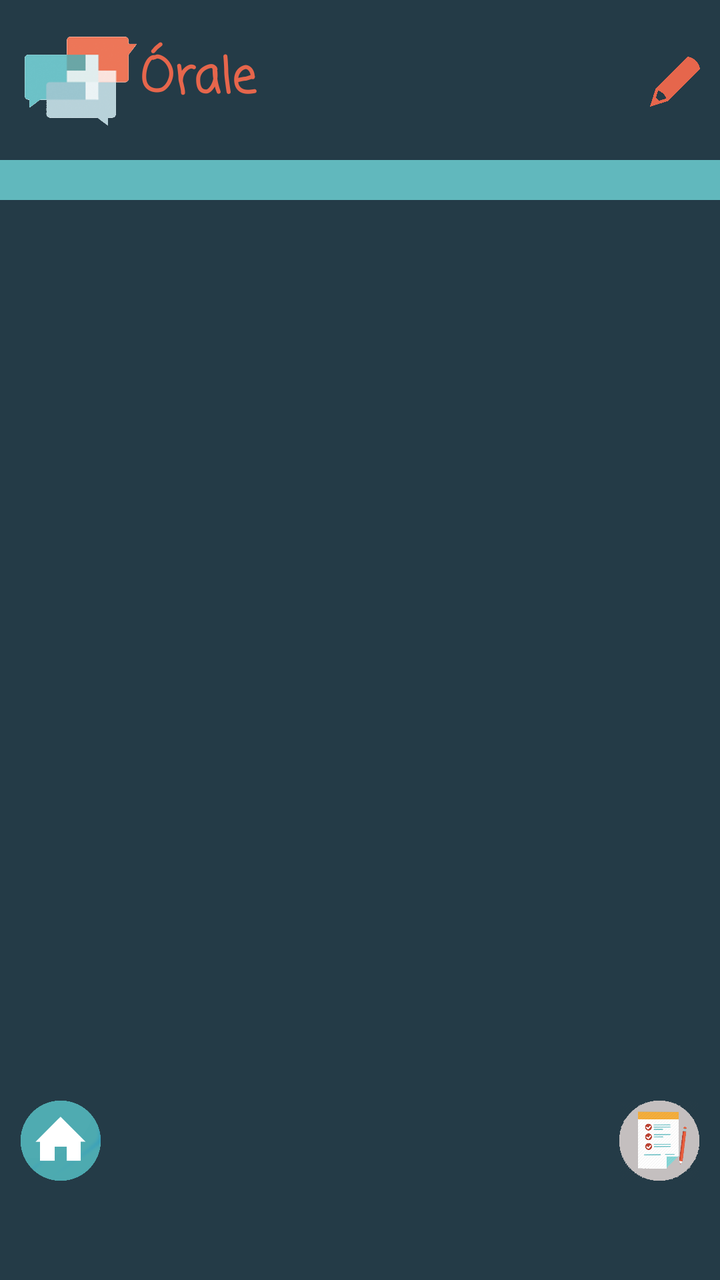
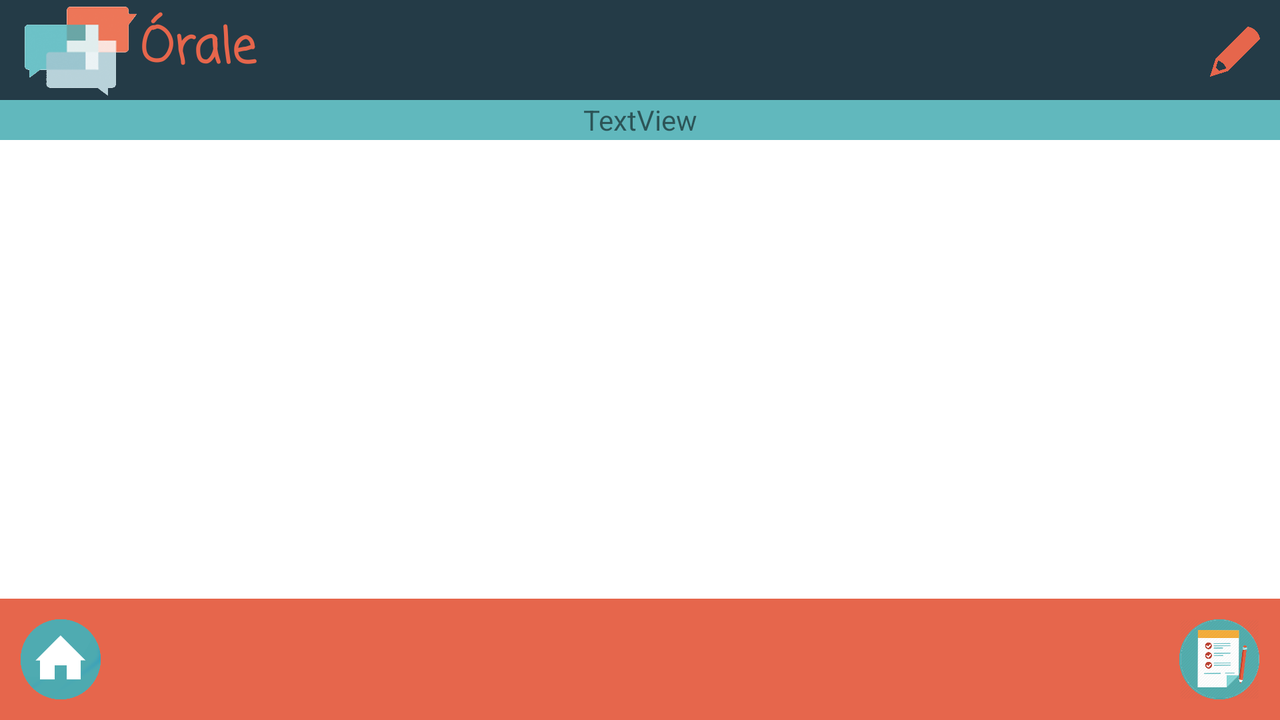

An Android layout and its configuration variant, each rendered on a device that would load it. The default file and the variant file are quoted in full after the pictures.
<!-- AndroidManifest.xml: application theme Orale -->
<!-- res/layout/show_confirmation.xml -->
<?xml version="1.0" encoding="utf-8"?>
<RelativeLayout xmlns:android="http://schemas.android.com/apk/res/android"
    xmlns:tools="http://schemas.android.com/tools"
    android:layout_width="match_parent"
    android:layout_height="match_parent"
    xmlns:app="http://schemas.android.com/apk/res-auto"
    tools:context="com.example.susananaranjovillamil.orale.MainActivity">


    <LinearLayout
        android:id="@+id/linearLayout1"
        android:layout_width="match_parent"
        android:layout_height="80dp"
        android:background="@color/colorfond_2"
        android:layout_alignParentStart="true"
        android:layout_alignParentTop="true"
        android:layout_marginLeft="0pt"
        android:layout_marginRight="0pt"
        android:layout_weight="0.22"
        android:orientation="horizontal"
        android:paddingLeft="10dp"
        android:paddingRight="10dp"
        android:weightSum="1">


        <ImageView
            android:id="@+id/imageView"
            android:layout_width="60dp"
            android:layout_height="match_parent"
            android:padding="1dp"
            app:srcCompat="@drawable/logo" />

        <TextView
            android:id="@+id/editText"
            android:layout_width="79dp"
            android:layout_height="match_parent"
            android:ems="10"
            android:fontFamily="casual"
            android:gravity="center_vertical"
            android:inputType="textPersonName"
            android:text="Órale"
            android:textAllCaps="true"
            android:textColor="@color/colorPrimaryDark"
            android:textSize="24sp"
            android:textStyle="bold" />

        <Space
            android:layout_width="wrap_content"
            android:layout_height="wrap_content"
            android:layout_weight="1" />

        <Button
            android:id="@+id/editButton"
            android:layout_width="25dp"
            android:layout_height="25dp"
            android:background="@drawable/edit" />

    </LinearLayout>

    <LinearLayout
        android:id="@+id/linearLayout2"
        android:layout_width="match_parent"
        android:layout_height="20dp"
        android:layout_below="@+id/linearLayout1"
        android:background="@color/colorAccent"
        android:orientation="horizontal"
        android:padding="0pt"
        android:weightSum="1">


    </LinearLayout>


    <LinearLayout
        android:id="@+id/linearLayout3"
        android:layout_width="match_parent"
        android:layout_height="match_parent"
        android:layout_above="@+id/linearLayout4"
        android:layout_below="@+id/linearLayout1"
        android:background="@color/colorfond"
        android:padding="5pt"
        android:weightSum="1">


        <Space
            android:layout_width="wrap_content"
            android:layout_height="wrap_content"
            android:layout_weight="1" />

        <GridView
            android:id="@+id/list"
            android:layout_width="match_parent"
            android:layout_height="match_parent"
            android:layout_above="@+id/linearLayout4"
            android:layout_below="@+id/linearLayout2"
            android:layout_centerHorizontal="true"
            android:numColumns="2"
            android:padding="5pt"
            android:stretchMode="columnWidth"
            tools:ignore="ObsoleteLayoutParam,RtlHardcoded"></GridView>


    </LinearLayout>


    <LinearLayout
        android:id="@+id/linearLayout4"
        android:layout_width="match_parent"
        android:layout_height="100dp"
        android:layout_alignParentBottom="true"
        android:layout_marginLeft="0pt"
        android:layout_marginRight="0pt"
        android:background="@color/colorfond_2"
        android:orientation="horizontal"
        android:padding="5pt"
        android:weightSum="1">


        <Button
            android:id="@+id/homeButton"
            android:layout_width="40dp"
            android:layout_height="40dp"
            android:background="@drawable/house" />

        <Space
            android:layout_width="wrap_content"
            android:layout_height="wrap_content"
            android:layout_weight="1" />

        <Button
            android:id="@+id/showCRButton"
            android:layout_width="40dp"
            android:layout_height="40dp"
            android:background="@drawable/doc2"
            android:textColor="@color/colorPrimaryDark" />

    </LinearLayout>




</RelativeLayout>
<!-- resources referenced by this layout -->
<resources>
  <color name="colorAccent">#61b8bd</color>
  <color name="colorPrimaryDark">#e6664c</color>
  <!-- drawable doc2: png bitmap (drawable, 63238 bytes) -->
  <!-- drawable edit: png bitmap (drawable, 5606 bytes) -->
  <!-- drawable house: png bitmap (drawable, 16849 bytes) -->
  <!-- drawable logo: png bitmap (drawable, 31727 bytes) -->
  <style name="Orale" parent="Theme.AppCompat.Light.NoActionBar">
          <item name="android:textColorPrimary">@color/colorPrimaryDark</item>
          <item name="android:colorBackground">@color/colorPrimary</item>
          <item name="android:textColorPrimaryInverse">@android:color/background_light</item>
          <item name="android:windowBackground">@color/colorPrimary</item>
          <item name="android:statusBarColor">@android:color/background_dark</item>
      </style>
  <color name="colorPrimary">#243b47</color>
</resources>
<!-- res/layout-land/show_confirmation.xml (the repository's variant of the layout above) -->
<!-- drawn on the phone turned sideways -->
<?xml version="1.0" encoding="utf-8"?>
<RelativeLayout xmlns:android="http://schemas.android.com/apk/res/android"
    xmlns:tools="http://schemas.android.com/tools"
    android:layout_width="match_parent"
    android:layout_height="match_parent"
    xmlns:app="http://schemas.android.com/apk/res-auto"
    tools:context="com.example.susananaranjovillamil.orale.MainActivity">


    <LinearLayout
        android:id="@+id/linearLayout1"
        android:layout_width="match_parent"
        android:layout_height="50dp"
        android:layout_alignParentStart="true"
        android:layout_alignParentTop="true"
        android:layout_marginLeft="0pt"
        android:layout_marginRight="0pt"
        android:layout_weight="0.22"
        android:orientation="horizontal"
        android:paddingLeft="10dp"
        android:paddingRight="10dp"
        android:weightSum="1">


        <ImageView
            android:id="@+id/imageView"
            android:layout_width="60dp"
            android:layout_height="match_parent"
            android:padding="1dp"
            app:srcCompat="@drawable/logo" />

        <TextView
            android:id="@+id/editText"
            android:layout_width="79dp"
            android:layout_height="match_parent"
            android:ems="10"
            android:fontFamily="casual"
            android:gravity="center_vertical"
            android:inputType="textPersonName"
            android:text="Órale"
            android:textAllCaps="true"
            android:textColor="@color/colorPrimaryDark"
            android:textSize="24sp"
            android:textStyle="bold" />

        <Space
            android:layout_width="wrap_content"
            android:layout_height="wrap_content"
            android:layout_weight="1" />

        <Button
            android:id="@+id/editButton"
            android:layout_width="25dp"
            android:layout_height="25dp"
            android:background="@drawable/edit" />

    </LinearLayout>

    <LinearLayout
        android:id="@+id/linearLayout2"
        android:layout_width="match_parent"
        android:layout_height="20dp"
        android:layout_below="@+id/linearLayout1"
        android:background="@color/colorAccent"
        android:orientation="horizontal"
        android:padding="0pt"
        android:weightSum="1">

        <TextView
            android:id="@+id/textDate"
            android:layout_width="match_parent"
            android:layout_height="match_parent"
            android:layout_weight="1"
            android:gravity="center_vertical"
            android:text="TextView"
            android:textAlignment="center"
            android:textSize="14sp" />
    </LinearLayout>


    <LinearLayout
        android:id="@+id/linearLayout3"
        android:layout_width="match_parent"
        android:layout_height="match_parent"
        android:layout_above="@+id/linearLayout4"
        android:layout_below="@+id/linearLayout2"
        android:background="@android:color/background_light"
        android:padding="5pt"
        android:weightSum="1">


        <Space
            android:layout_width="wrap_content"
            android:layout_height="wrap_content"
            android:layout_weight="1" />

        <GridView
            android:id="@+id/list"
            android:layout_width="match_parent"
            android:layout_height="match_parent"
            android:layout_above="@+id/linearLayout4"
            android:layout_below="@+id/linearLayout2"
            android:layout_centerHorizontal="true"
            android:numColumns="3"
            android:padding="5pt"
            android:stretchMode="columnWidth"
            tools:ignore="ObsoleteLayoutParam,RtlHardcoded"></GridView>


    </LinearLayout>


    <LinearLayout
        android:id="@+id/linearLayout4"
        android:layout_width="match_parent"
        android:layout_height="wrap_content"
        android:layout_alignParentBottom="true"
        android:layout_marginLeft="0pt"
        android:layout_marginRight="0pt"
        android:background="@color/colorPrimaryDark"
        android:orientation="horizontal"
        android:padding="5pt"
        android:weightSum="1">


        <Button
            android:id="@+id/homeButton"
            android:layout_width="40dp"
            android:layout_height="40dp"
            android:background="@drawable/house" />

        <Space
            android:layout_width="wrap_content"
            android:layout_height="wrap_content"
            android:layout_weight="1" />

        <Button
            android:id="@+id/showCRButton"
            android:layout_width="40dp"
            android:layout_height="40dp"
            android:background="@drawable/doc"
            android:textColor="@color/colorPrimaryDark" />

    </LinearLayout>




</RelativeLayout>
<!-- resources referenced by the variant -->
<!-- as the phone turned sideways resolves them -->
<resources>
  <color name="colorAccent">#61b8bd</color>
  <color name="colorPrimaryDark">#e6664c</color>
  <!-- drawable doc: png bitmap (drawable, 143981 bytes) -->
  <!-- drawable edit: png bitmap (drawable, 5606 bytes) -->
  <!-- drawable house: png bitmap (drawable, 16849 bytes) -->
  <!-- drawable logo: png bitmap (drawable, 31727 bytes) -->
  <style name="Orale" parent="Theme.AppCompat.Light.NoActionBar">
          <item name="android:textColorPrimary">@color/colorPrimaryDark</item>
          <item name="android:colorBackground">@color/colorPrimary</item>
          <item name="android:textColorPrimaryInverse">@android:color/background_light</item>
          <item name="android:windowBackground">@color/colorPrimary</item>
          <item name="android:statusBarColor">@android:color/background_dark</item>
      </style>
  <color name="colorPrimary">#243b47</color>
</resources>
